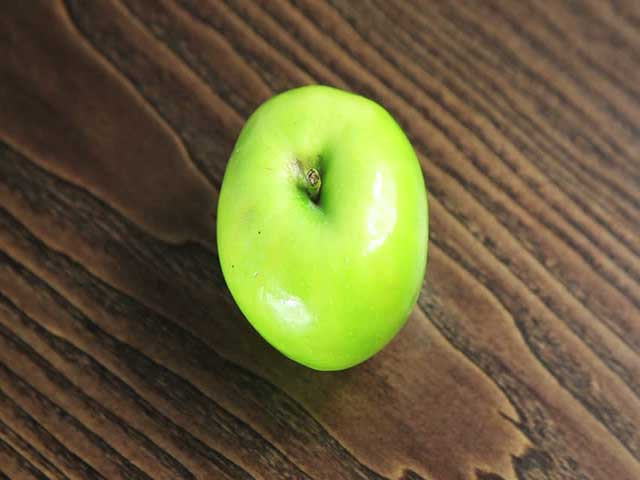
#> input picture res/apple.jpg, 640 x 480 px, given in place of the camera
$ python New_Con.py
#> lines starting #> are read from the running program, lines starting #| are printed output that depends on the picture; after the words box and inside, x2 and y2 are one past the last pixel; in counts of white or black regions, pixels touching at a corner belong together
import cv2

# cap = cv2.imread("../res/apple.jpg")
cap = cv2.VideoCapture(2)

cv2.namedWindow("Filter")

while True:
    _, frame = cap.read()
#> frame is the input picture: shape (480, 640, 3); mean B, G, R 58.9, 96.1, 105.6
    # frame = cap
    hsv = cv2.cvtColor(frame, cv2.COLOR_BGR2HSV)
#> hsv: shape (480, 640, 3); mean H, S, V 18.4, 113.3, 112.5
    mask = cv2.inRange(hsv, (30, 0, 40), (70, 255, 255))
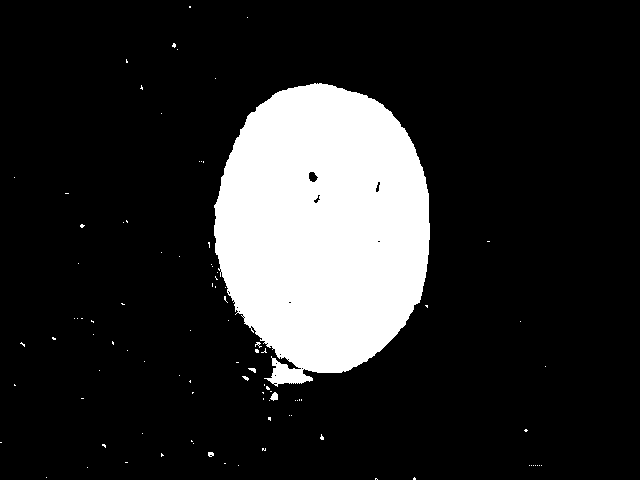
#> mask: shape (480, 640); 16.3% white; 96 white regions (92 under 20 px)
    res = cv2.bitwise_and(frame, frame, mask=mask)
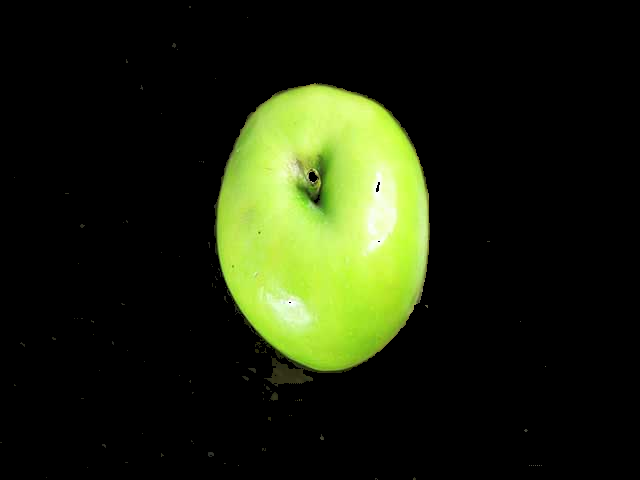
#> res: shape (480, 640, 3); mean B, G, R 13.9, 36.6, 29.8

    contours, hierarchy = cv2.findContours(mask, cv2.RETR_LIST, cv2.CHAIN_APPROX_SIMPLE)
#> contours = 116 contours, 111 with area under 20; largest, box (x1, y1, x2, y2) and area: (214, 83, 430, 387) 49270, (308, 171, 319, 183) 77, (270, 392, 278, 401) 36, (375, 181, 381, 193) 34, (313, 194, 321, 204) 30

    for contour in contours:

        if cv2.contourArea(contour) > 900:
            x, y, w, h = cv2.boundingRect(contour)
            cv2.rectangle(frame, (x, y), (x + w, y + h), (255, 0, 0), 3)
#> this loop made 116 passes
#> (x, y, w, h) on pass 110: (214, 83, 216, 304)
#> contour on passes 3 to 8: [[46, 477]], [[87, 467]], [[541, 465]], [[539, 465]], [[537, 465]], [[535, 465]]
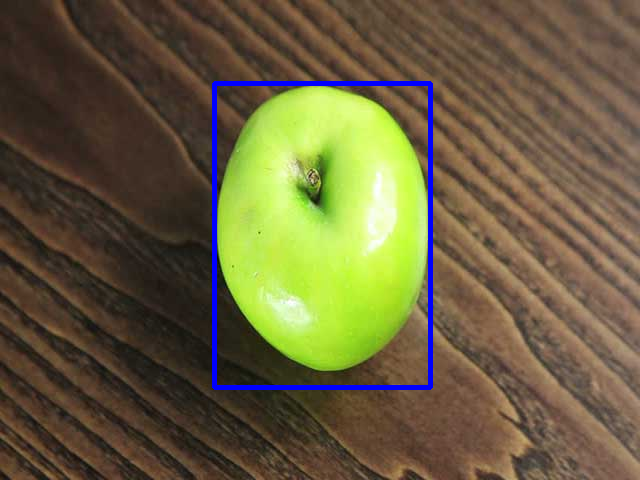
#> frame: shape (480, 640, 3); 1.69% of pixels changed, all inside (x1, y1, x2, y2) = (212, 81, 433, 390)
            #frame = cv2.drawContours(frame, contours, 0, (0, 0, 255), 3, cv2.LINE_AA, hierarchy, 2)

    cv2.imshow("Filter", frame)
    cv2.waitKey(1)
